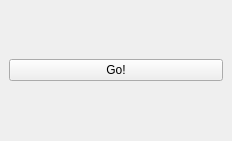
<?xml version="1.0" encoding="UTF-8"?>
<ui version="4.0">
 <class>SelectRangeDockWidgetBase</class>
 <widget class="QDockWidget" name="SelectRangeDockWidgetBase">
  <property name="geometry">
   <rect>
    <x>0</x>
    <y>0</y>
    <width>232</width>
    <height>141</height>
   </rect>
  </property>
  <property name="windowTitle">
   <string>select_range</string>
  </property>
  <widget class="QWidget" name="dockWidgetContents">
   <layout class="QGridLayout" name="gridLayout">
    <item row="0" column="0">
     <widget class="QPushButton" name="selectRange">
      <property name="text">
       <string>Go!</string>
      </property>
     </widget>
    </item>
   </layout>
  </widget>
 </widget>
 <resources/>
 <connections/>
</ui>
